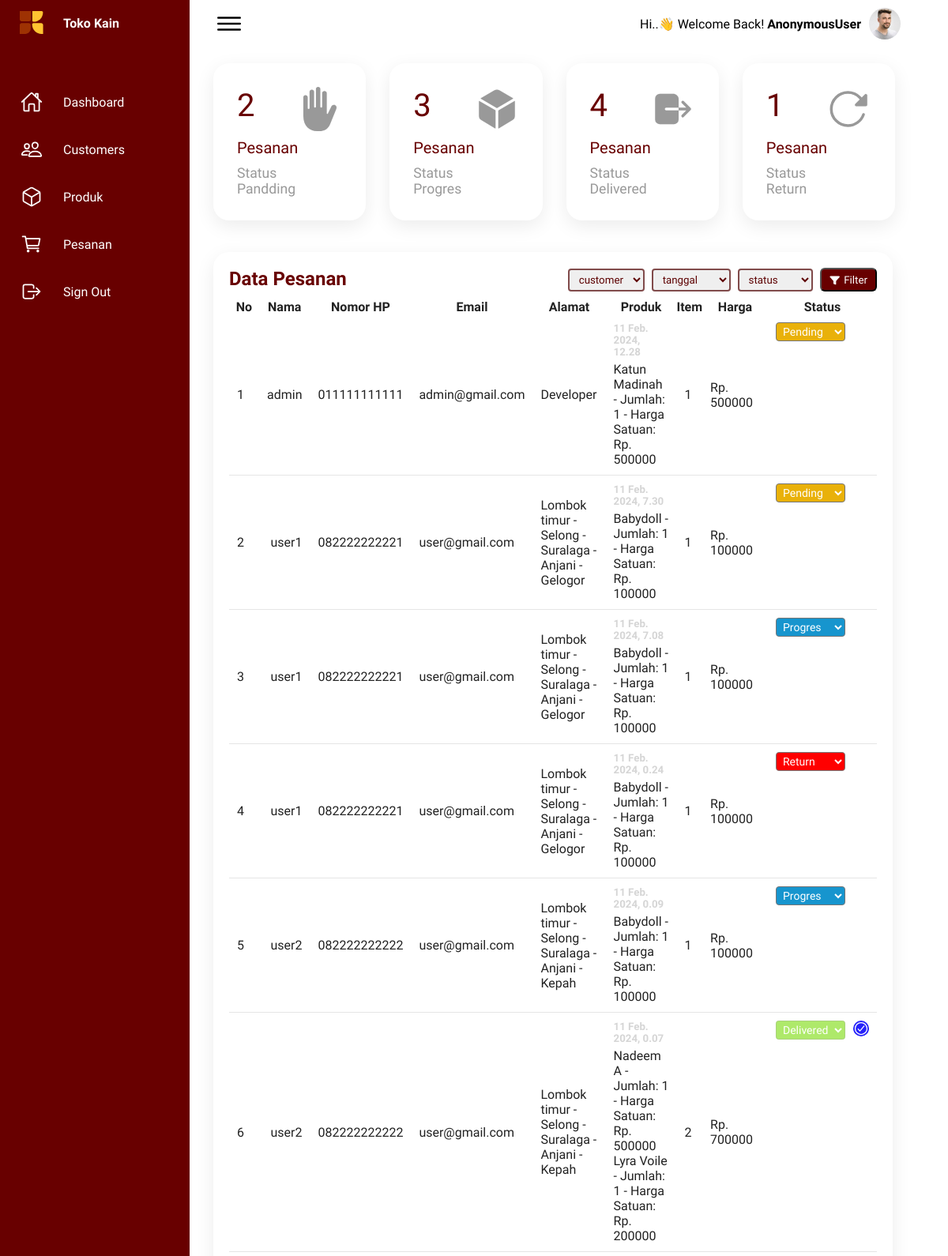
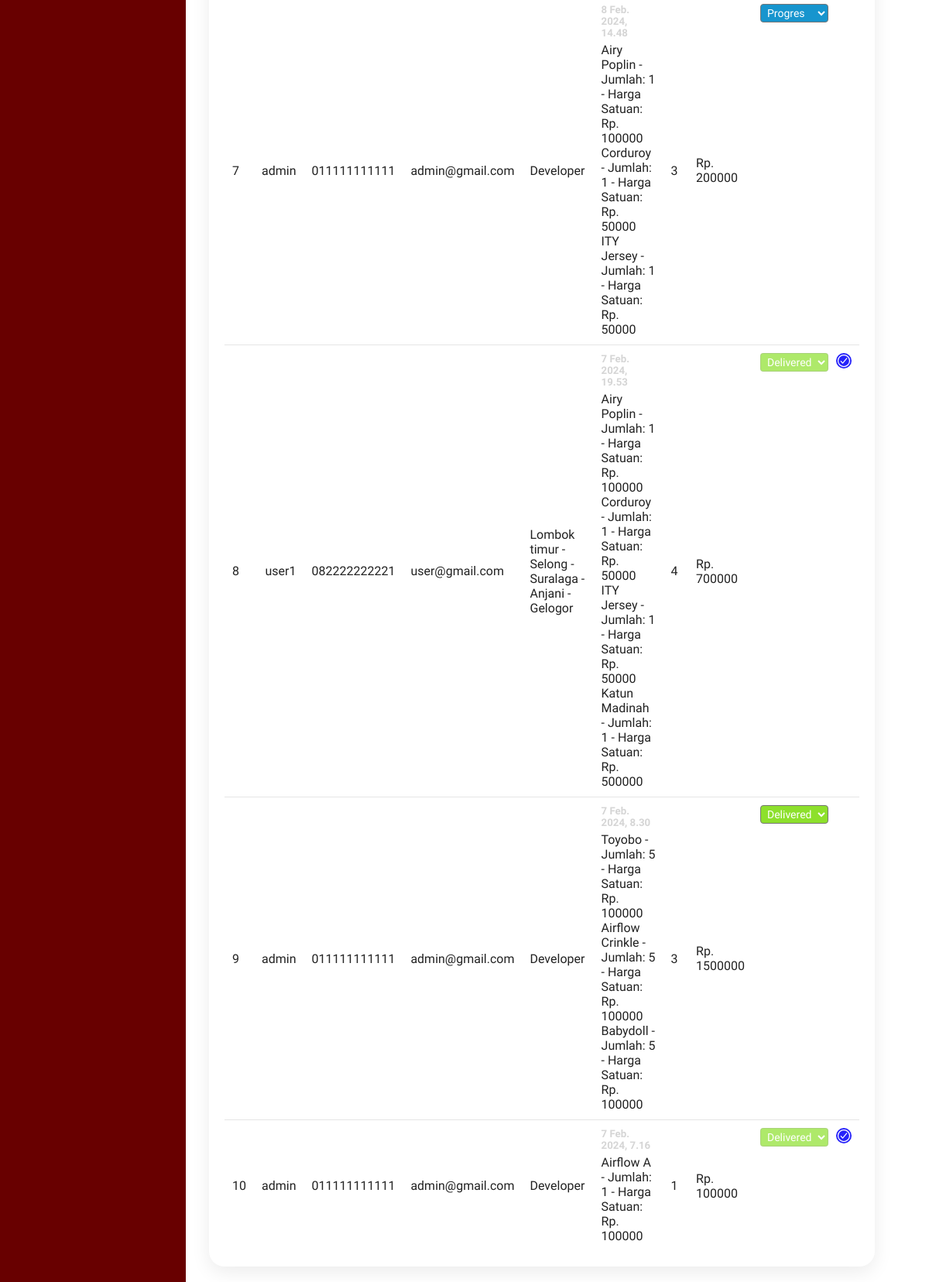
/pesanan/, run on the app's committed database (2 pictures, top to bottom).
### greenstore_app/models.py (models this page shows, shortened)
class Pesanan(models.Model):
    STATUS_CHOICES = [
        ('PENDING', 'Pending'),
        ('PROGRES', 'Progres'),
        ('DELIVERED', 'Delivered'),
        ('RETURN', 'Return'),
    ]
    nama_user = models.ForeignKey(CustomUser, on_delete=models.CASCADE)
    nomor_hp = models.CharField(max_length=20)
    email = models.EmailField()
    alamat = models.CharField(max_length=255)
    jumlah_items = models.PositiveIntegerField()
    total_harga = models.IntegerField()
    pesanan_detail = models.TextField()
    status = models.CharField(max_length=10, choices=STATUS_CHOICES, default='PENDING')
    created_at = models.DateTimeField(auto_now_add=True)
    updated_at = models.DateTimeField(auto_now=True)
    diterima = models.BooleanField(default=False)

class CustomUser(AbstractUser):
    nomor = models.CharField(max_length=20)
    alamat = models.CharField(max_length=255)

### greenstore_app/views.py (the view)
# urls.py: path('pesanan/', OrderListView.as_view(), name='pesanan'),
class OrderListView(View):
    template_name = 'dsh_pesanan.html'
    def get(self, request, *args, **kwargs):
        customer_id = request.GET.get('customer')
        date_filter = request.GET.get('date')
        status_filter = request.GET.get('status')
        customers = CustomUser.objects.all()
        status_options = Pesanan.STATUS_CHOICES
        orders = Pesanan.objects.all().order_by('-id')
        if customer_id:
            orders = orders.filter(nama_user_id=customer_id)
        if date_filter == 'today':
            today = datetime.now().date()
            orders = orders.filter(created_at__date=today)
        elif date_filter == 'week':
            week_ago = datetime.now().date() - timedelta(days=7)
            orders = orders.filter(created_at__date__gte=week_ago)
        elif date_filter == 'month':
            month_ago = datetime.now().date() - timedelta(days=30)
            orders = orders.filter(created_at__date__gte=month_ago)
        if status_filter:
            orders = orders.filter(status=status_filter)
        count_pandding = Pesanan.objects.filter(status='PENDING').count()
        count_progres = Pesanan.objects.filter(status='PROGRES').count()
        count_delivered = Pesanan.objects.filter(status='DELIVERED').count()
        count_return = Pesanan.objects.filter(status='RETURN').count()
        context = {
            'orders': orders,
            'customers': customers,
            'status_options': status_options,
            'count_pandding': count_pandding,
            'count_progres': count_progres,
            'count_delivered': count_delivered,
            'count_return': count_return
        }
        return render(request, self.template_name, context)

### templates/dsh_pesanan.html (shortened to what this page needs)
{% load static %}
<!DOCTYPE html>
<html lang="en">
<head>
    <link rel="stylesheet" href="{% static 'css/dashboard.css' %}">
</head>
<body>
    <div class="container">
        <div class="navigation">
            <ul>
                <li>
                    <a href="">
                        <span class="icon">
                            <img src="{% static 'img/logo.svg' %}" alt="Toko Kain" style="width: 30px;">
                        </span>
                        <span class="title" style="font-weight: bold;">Toko Kain</span>
                    </a>
                </li>
                <li>
                    <a href="{% url 'dashboard' %}">
                        <span class="icon">
                            <ion-icon name="home-outline"></ion-icon>
                        </span>
                        <span class="title">Dashboard</span>
                    </a>
                </li>
                <li>
                    <a href="{% url 'customor' %}">
                        <span class="icon">
                            <ion-icon name="people-outline"></ion-icon>
                        </span>
                        <span class="title">Customers</span>
                    </a>
                </li>
                <li>
                    <a href="{% url 'barang' %}">
                        <span class="icon">
                            <ion-icon name="cube-outline"></ion-icon>
                        </span>
                        <span class="title">Produk</span>
                    </a>
                </li>
                <li>
                    <a href="{% url 'pesanan' %}">
                        <span class="icon">
                            <ion-icon name="cart-outline"></ion-icon>
                        </span>
                        <span class="title">Pesanan</span>
                    </a>
                </li>
                <li>
                    <a href="#" id="signoutlink">
                        <span class="icon">
                            <ion-icon name="log-out-outline"></ion-icon>
                        </span>
                        <span class="title">Sign Out</span>
                    </a>
                </li>
            </ul>
        </div>
        <div class="main">
            <div class="topbar">
                <div class="toggle">
                    <ion-icon name="menu-outline"></ion-icon>
                </div>
                <div class="" style="display: flex; gap: 10px; align-items: center;">
                    <h4 style="text-transform: capitalize;"> <span style="font-weight: 200;">hi..👋 welcome back! </span> {{user}}</h4>
                    <div class="user">
                        <img src="{% static 'img/customer01.jpg' %}" alt="user">
                     </div>
                </div>
            </div>
            <div class="cardBox">
                <div class="card">
                    <div>
                        <div class="numbers">{{count_pandding}} <span style="font-size: 20px;">Pesanan</span></div>
                        <div class="cardName">Status Pandding</div>
                    </div>
                    <div class="iconBx">
                        <ion-icon name="hand-left"></ion-icon>
                    </div>
                </div>
                <div class="card">
                    <div>
                        <div class="numbers">{{count_progres}} <span style="font-size: 20px;">Pesanan</span></div>
                        <div class="cardName">Status Progres</div>
                    </div>
                    <div class="iconBx">
                        <ion-icon name="cube"></ion-icon>
                    </div>
                </div>
                <div class="card">
                    <div>
                        <div class="numbers">{{count_delivered}} <span style="font-size: 20px;">Pesanan</span></div>
                        <div class="cardName">Status Delivered</div>
                    </div>
                    <div class="iconBx">
                        <ion-icon name="log-out"></ion-icon>
                    </div>
                </div>
                <div class="card">
                    <div>
                        <div class="numbers">{{count_return}} <span style="font-size: 20px;">Pesanan</span></div>
                        <div class="cardName">Status Return</div>
                    </div>
                    <div class="iconBx">
                        <ion-icon name="reload"></ion-icon>
                    </div>
                </div>
            </div>
            <div class="details">
                <div class="recentOrders">
                    <div class="cardHeader">
                        <h2>Data Pesanan</h2>
                        <form method="get" action="">
                                <select name="customer" id="filter_pesanan">
                                    <option value="">customer</option>
                                </select>
                                <select name="date" id="filter_pesanan">
                                    <option value="">tanggal</option>
                                </select>
                                <select name="status" id="filter_pesanan">
                                    <option value="">status</option>
                                </select>
                                <button type="submit" class="btn"><ion-icon name="funnel" style="margin-right: 2px; transform: translateY(2.2px);"></ion-icon> Filter</button>
                        </form>
                    </div>
                    <table>
                        <thead>
                            <tr>
                                <th>No</th>
                                <th>Nama</th>
                                <th>Nomor HP</th>
                                <th>Email</th>
                                <th>Alamat</th>
                                <th>Produk</th>
                                <th>Item</th>
                                <th style="width: 10%;">Harga</th>
                                <th>Status</th>
                            </tr>
                        </thead>
                        <tbody>
                            {% for order in orders %}
                                <tr>
                                    <td>{{ forloop.counter }}</td>
                                    <td>{{ order.nama_user }}</td>
                                    <td>{{ order.nomor_hp }}</td>
                                    <td>{{ order.email }}</td>
                                    <td>{{ order.alamat }}</td>
                                    <td>
                                        <h5 style="margin-bottom: 5px; color: rgb(213, 213, 213);">{{order.created_at}}</h5>
                                        {{order.pesanan_detail}}
                                    </td>
                                    <td>{{ order.jumlah_items }}</td>
                                    <td>Rp. {{ order.total_harga }}</td>
                                    <td style="display: flex; gap: 10px;">
                                        {% if order.diterima == False %}
                                        <select name="status" class="status {{ order.status|lower }}" data-order-id="{{ order.id }}">
                                            {% for status_value, status_display in order.STATUS_CHOICES %}
                                                {% if order.status == status_value %}
                                                    <option value="{{ status_value }}" selected>{{ status_display }}</option>
                                                {% else %}
                                                    <option value="{{ status_value }}">{{ status_display }}</option>
                                                {% endif %}
                                            {% endfor %}
                                        </select>
                                        {% else %}
                                        <select disabled name="status" class="status {{ order.status|lower }}" data-order-id="{{ order.id }}">
                                            {% for status_value, status_display in order.STATUS_CHOICES %}
                                                {% if order.status == status_value %}
                                                    <option value="{{ status_value }}" selected>{{ status_display }}</option>
                                                {% else %}
                                                    <option value="{{ status_value }}">{{ status_display }}</option>
                                                {% endif %}
                                            {% endfor %}
                                        </select>
                                         <ion-icon name="checkmark-circle-outline" style="background-color: rgb(38, 34, 250); width: 20px; height: 20px; color: white; border-radius: 50px;"></ion-icon>
                                      {% endif %}
                                    </td>
                                </tr>
                            {% endfor %}
                        </tbody>
                    </table>
                </div>
            </div>
        </div>
    </div>
</body>
</html>

### static/css/dashboard.css (style rules this page uses)
* { font-family: "Ubuntu", sans-serif; margin: 0; padding: 0; box-sizing: border-box; }
:root { --satu: #FFC331; --dua: #ad0000; --blue: #680000; --white: #fff; --gray: #f5f5f5; --black1: #222; --black2: #999; --vs-primary: 29 92 255; }
body { min-height: 100vh; overflow-x: hidden; }
.container { position: relative; width: 100%; }
.navigation { position: fixed; width: 240px; height: 100%; background: var(--blue); border-left: 10px solid var(--blue); transition: 0.5s; overflow: hidden; }
.navigation ul { position: absolute; top: 0; left: 0; width: 100%; }
.navigation ul li { position: relative; width: 100%; list-style: none; border-top-left-radius: 30px; border-bottom-left-radius: 30px; }
.navigation ul li:nth-child(1) { margin-bottom: 40px; pointer-events: none; }
.navigation ul li a { position: relative; display: block; width: 100%; display: flex; text-decoration: none; color: var(--white); }
.navigation ul li a .icon { position: relative; display: block; min-width: 60px; height: 60px; line-height: 75px; text-align: center; }
.navigation ul li a .icon ion-icon { font-size: 1.75rem; }
.navigation ul li a .title { position: relative; display: block; padding: 0 10px; height: 60px; line-height: 60px; text-align: start; white-space: nowrap; }
.main { position: absolute; width: calc(100% - 300px); left: 250px; min-height: 100vh; background: var(--white); transition: 0.5s; }
.topbar { width: 100%; height: 60px; display: flex; justify-content: space-between; align-items: center; padding: 0 10px; }
.toggle { position: relative; width: 60px; height: 60px; display: flex; justify-content: center; align-items: center; font-size: 2.5rem; cursor: pointer; }
.user { position: relative; width: 40px; height: 40px; border-radius: 50%; overflow: hidden; cursor: pointer; }
.user img { position: absolute; top: 0; left: 0; width: 100%; height: 100%; object-fit: cover; }
.cardBox { position: relative; width: 100%; padding: 20px; display: grid; grid-template-columns: repeat(4, 1fr); grid-gap: 30px; }
.cardBox .card { position: relative; background: var(--white); padding: 30px; border-radius: 20px; display: flex; justify-content: space-between; cursor: pointer; box-shadow: 0 7px 25px rgba(0, 0, 0, 0.08); }
.cardBox .card .numbers { position: relative; font-weight: 500; font-size: 2.5rem; color: var(--blue); }
.cardBox .card .cardName { color: var(--black2); font-size: 1.1rem; margin-top: 5px; }
.cardBox .card .iconBx { font-size: 3.5rem; color: var(--black2); }
.details { position: relative; width: 100%; padding: 20px; display: grid; grid-template-columns: 1fr; grid-gap: 30px; }
.details .recentOrders { position: relative; min-height: 500px; background: var(--white); padding: 20px; box-shadow: 0 7px 25px rgba(0, 0, 0, 0.08); border-radius: 20px; }
.details .cardHeader { display: flex; justify-content: space-between; align-items: flex-start; }
.cardHeader h2 { font-weight: 600; color: var(--blue); }
.cardHeader .btn { position: relative; padding: 5px 10px; background: var(--blue); text-decoration: none; color: var(--white); border-radius: 6px; }
.details table { width: 100%; border-collapse: collapse; margin-top: 10px; }
.details .recentOrders table tr { color: var(--black1); border-bottom: 1px solid rgba(0, 0, 0, 0.1); }
.details .recentOrders table tr:last-child { border-bottom: none; }
.details .recentOrders table tr td { padding: 10px; }
.details .recentOrders table tr td:last-child { text-align: end; }
.details .recentOrders table tr td:nth-child(2) { text-align: end; }
.details .recentOrders table tr td:nth-child(3) { text-align: center; }
.status.delivered { padding: 2px 4px; background: #8de02c; color: var(--white); border-radius: 4px; font-size: 14px; font-weight: 500; }
.status.pending { padding: 2px 4px; background: #e9b10a; color: var(--white); border-radius: 4px; font-size: 14px; font-weight: 500; }
.status.return { padding: 2px 4px; background: #f00; color: var(--white); border-radius: 4px; font-size: 14px; font-weight: 500; }
.status.progres { padding: 2px 4px; background: #1795ce; color: var(--white); border-radius: 4px; font-size: 14px; font-weight: 500; }

### templates/dsh_pesanan.html (style rules this page uses)
#filter_pesanan { padding: 4px 8px; margin-right: 5px; color: rgb(93, 2, 2); border: 2px solid rgb(129, 75, 75); border-radius: 4px; }

### data on the page
Pesanan: nama_user "admin", nomor_hp "011111111111", email "admin@gmail.com", alamat "Developer", created_at "11 Feb. 2024, 12.28", pesanan_detail "Katun Madinah - Jumlah: 1 - Harga Satuan: Rp. 500000", jumlah_items "1", total_harga "500000", status "Pending"
Pesanan: nama_user "user1", nomor_hp "082222222221", email "user@gmail.com", alamat "Lombok timur - Selong - Suralaga - Anjani - Gelogor", created_at "11 Feb. 2024, 7.30", pesanan_detail "Babydoll - Jumlah: 1 - Harga Satuan: Rp. 100000", jumlah_items "1", total_harga "100000", status "Pending"
Pesanan: nama_user "user1", nomor_hp "082222222221", email "user@gmail.com", alamat "Lombok timur - Selong - Suralaga - Anjani - Gelogor", created_at "11 Feb. 2024, 7.08", pesanan_detail "Babydoll - Jumlah: 1 - Harga Satuan: Rp. 100000", jumlah_items "1", total_harga "100000", status "Progres"
Pesanan: nama_user "user1", nomor_hp "082222222221", email "user@gmail.com", alamat "Lombok timur - Selong - Suralaga - Anjani - Gelogor", created_at "11 Feb. 2024, 0.24", pesanan_detail "Babydoll - Jumlah: 1 - Harga Satuan: Rp. 100000", jumlah_items "1", total_harga "100000", status "Return"
Pesanan: nama_user "user2", nomor_hp "082222222222", email "user@gmail.com", alamat "Lombok timur - Selong - Suralaga - Anjani - Kepah", created_at "11 Feb. 2024, 0.09", pesanan_detail "Babydoll - Jumlah: 1 - Harga Satuan: Rp. 100000", jumlah_items "1", total_harga "100000", status "Progres"
Pesanan: nama_user "user2", nomor_hp "082222222222", email "user@gmail.com", alamat "Lombok timur - Selong - Suralaga - Anjani - Kepah", created_at "11 Feb. 2024, 0.07", pesanan_detail "Nadeem A - Jumlah: 1 - Harga Satuan: Rp. 500000 Lyra Voile - Jumlah: 1 - Harga Satuan: Rp. 200000", jumlah_items "2", total_harga "700000", status "Delivered"
Pesanan: nama_user "admin", nomor_hp "011111111111", email "admin@gmail.com", alamat "Developer", created_at "8 Feb. 2024, 14.48", pesanan_detail "Airy Poplin - Jumlah: 1 - Harga Satuan: Rp. 100000 Corduroy - Jumlah: 1 - Harga Satuan: Rp. 50000 ITY Jersey - Jumlah: 1 - Harga Satuan: Rp. 50000", jumlah_items "3", total_harga "200000", status "Progres"
Pesanan: nama_user "user1", nomor_hp "082222222221", email "user@gmail.com", alamat "Lombok timur - Selong - Suralaga - Anjani - Gelogor", created_at "7 Feb. 2024, 19.53", pesanan_detail "Airy Poplin - Jumlah: 1 - Harga Satuan: Rp. 100000 Corduroy - Jumlah: 1 - Harga Satuan: Rp. 50000 ITY Jersey - Jumlah: 1 - Harga Satuan: Rp. 50000 Katun Madinah - Jumlah: 1 - Harga Satuan: Rp. 500000", jumlah_items "4", total_harga "700000", status "Delivered"
Pesanan: nama_user "admin", nomor_hp "011111111111", email "admin@gmail.com", alamat "Developer", created_at "7 Feb. 2024, 8.30", pesanan_detail "Toyobo - Jumlah: 5 - Harga Satuan: Rp. 100000 Airflow Crinkle - Jumlah: 5 - Harga Satuan: Rp. 100000 Babydoll - Jumlah: 5 - Harga Satuan: Rp. 100000", jumlah_items "3", total_harga "1500000", status "Delivered"
Pesanan: nama_user "admin", nomor_hp "011111111111", email "admin@gmail.com", alamat "Developer", created_at "7 Feb. 2024, 7.16", pesanan_detail "Airflow A - Jumlah: 1 - Harga Satuan: Rp. 100000", jumlah_items "1", total_harga "100000", status "Delivered"

### other printed values
{{ user }} "AnonymousUser"
{{ count_pandding }} "2"
{{ count_progres }} "3"
{{ count_delivered }} "4"
{{ count_return }} "1"
